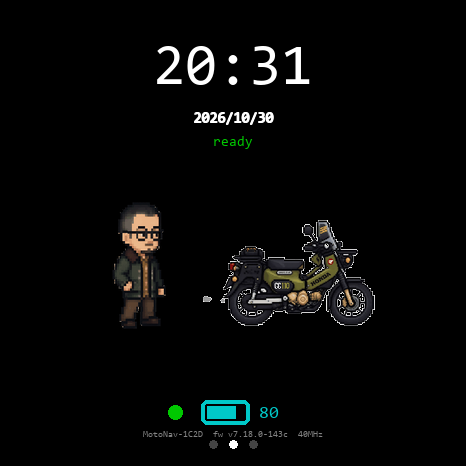

Reproduce this figure in Python.
# -*- coding: utf-8 -*-
# 生成"模式1 待机画面"圆屏模拟预览：
#   黑底 + cc110 摩托(motorcycle_running.gif 某帧) + 点赞小人(thumbs_up.gif 末帧) + 与模式0完全一致的文字层。
import os
from PIL import Image, ImageDraw, ImageFont

BASE = r"C:\Users\William Koo\WorkBuddy\2026-10-24-23-23-18\MotoNav\firmware\boards\143\MotoNav"
OUT = os.path.join(BASE, "preview_rider.png")
ROUND = os.path.join(BASE, "preview_rider_round.png")
FONT_DIR = r'C:\Windows\Fonts'

CX = 233
THUMB_W, THUMB_H = 100, 160
MOTO_W, MOTO_H = 180, 116
ANIM_GAP = 6
ANIM_CX = CX
THUMB_X0 = ANIM_CX - (THUMB_W + ANIM_GAP + MOTO_W) // 2          # 左侧点赞小人
MOTO_X0 = THUMB_X0 + THUMB_W + ANIM_GAP                          # 右侧摩托
ANIM_BOT = 343
THUMB_Y0 = ANIM_BOT - THUMB_H                                   # 183
MOTO_Y0 = ANIM_BOT - MOTO_H - 12                                # 215
THRESH = 248  # 摩托白底阈值

def font(px):
    for n in ('consola.ttf', 'arial.ttf'):
        try: return ImageFont.truetype(os.path.join(FONT_DIR, n), px)
        except Exception: pass
    return ImageFont.load_default()

img = Image.new('RGB', (466, 466), (0, 0, 0))

# 摩托：取首帧（动画起始姿态），白底透明
mg = Image.open(os.path.join(BASE, "motorcycle_running.gif"))
mg.seek(0)
m = mg.convert('RGBA').resize((MOTO_W, MOTO_H), Image.LANCZOS)
mp = m.load()
for y in range(MOTO_H):
    for x in range(MOTO_W):
        r, g, b, a = mp[x, y]
        if r >= THRESH and g >= THRESH and b >= THRESH:
            mp[x, y] = (r, g, b, 0)
img.paste(m, (MOTO_X0, MOTO_Y0), m)

# 点赞小人：取末帧（点赞完成、停顿 3 秒所定格的姿态）
tg = Image.open(os.path.join(BASE, "thumbs_up.gif"))
n = getattr(tg, 'n_frames', 1)
tg.seek(n - 1)
t = tg.convert('RGBA').resize((THUMB_W, THUMB_H), Image.LANCZOS)
img.paste(t, (THUMB_X0, THUMB_Y0), t)

d = ImageDraw.Draw(img, 'RGBA')
WHITE = (255, 255, 255); GREEN = (0, 200, 0); GREY = (130, 130, 130)
# 时钟
t8 = font(58); tw = d.textlength('20:31', font=t8); d.text((CX - tw/2, 40), '20:31', font=t8, fill=WHITE)
# 日期 yyyy/mm/dd 加粗居中白字
t2 = font(15); dw = d.textlength('2026/10/30', font=t2); dx0 = CX - dw/2
for dx, dy in ((0, 0), (1, 0), (0, 1), (1, 1)):
    d.text((dx0 + dx, 110 + dy), '2026/10/30', font=t2, fill=WHITE)
# ready
t2b = font(14); wpx = d.textlength('ready', font=t2b); d.text((CX - wpx/2, 135), 'ready', font=t2b, fill=GREEN)
# 版本号一行
tf = font(9); fw = 'MotoNav-1C2D  fw v7.18.0-143c  40MHz'; wpx = d.textlength(fw, font=tf)
d.text((CX - wpx/2, 430), fw, font=tf, fill=GREY)
# 电池 2 倍（青色充电）
CYAN = (0, 200, 200); s = 2; W, H = 24*s, 12*s
d.ellipse([CX - 58 - 7, 412 - 7, CX - 58 + 7, 412 + 7], fill=GREEN)
bx, by = CX - 32, 400
d.rounded_rectangle([bx, by, bx + W, by + H], 3*s, outline=CYAN, width=2*s)
d.rectangle([bx + 3*s, by + 3*s, bx + 3*s + (W - 6*s)*80//100, by + H - 3*s], fill=CYAN)
d.text((bx + W + 5*s, by + 2*s), '80', font=font(9*s), fill=CYAN)
# 页面指示点
for i in range(3):
    col = WHITE if i == 1 else (68, 68, 68)
    x = CX + (i - 1)*20; d.ellipse([x - 4, 444 - 4, x + 4, 444 + 4], fill=col)

img.save(OUT); print('saved', OUT, 'thumb frames', n, 'used thumb frame', n - 1, 'moto frame 0')

mask = Image.new('L', (466, 466), 0)
ImageDraw.Draw(mask).ellipse([0, 0, 465, 465], fill=255)
ip = img.convert('RGBA'); ip.putalpha(mask); ip.save(ROUND)
print('round saved', ROUND)
